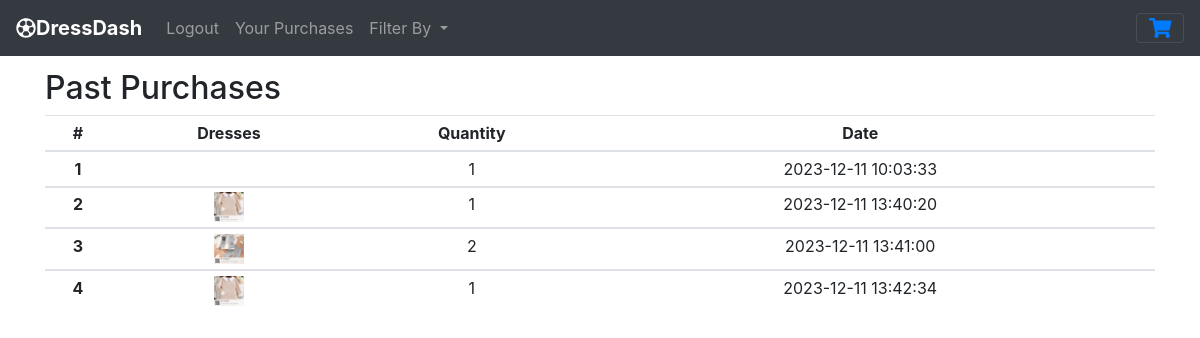
Before: /purchase_history/ (signed in) with the older database file.
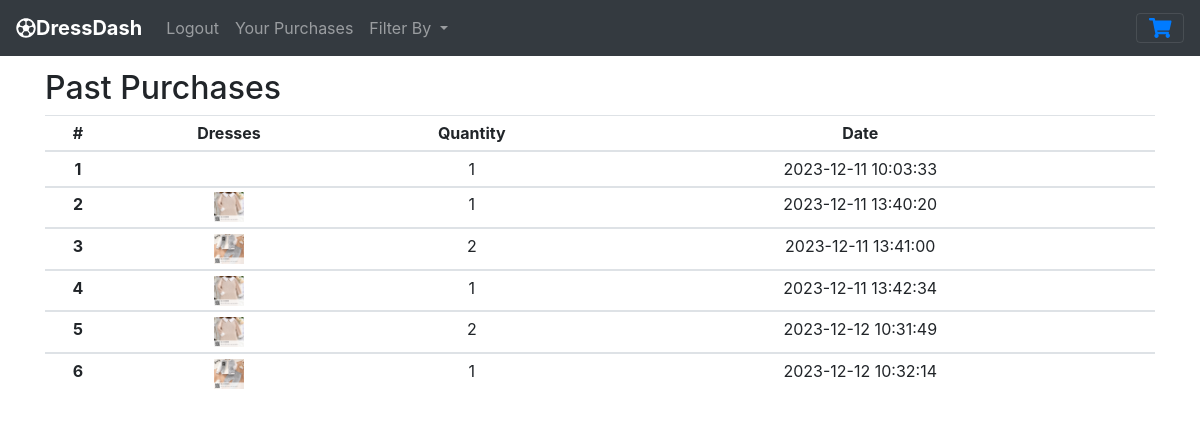
After: the same page with the newer database file.
### tables this page shows
CREATE TABLE "purchases" (
	"id"	INTEGER NOT NULL,
	"uid"	INTEGER NOT NULL,
	"image"	TEXT,
	"quantity"	INTEGER,
	"date"	DATE
);

### app.py (the view)
@app.route("/purchase_history/")
def history():
    shoppingCart = []
    shopLen = len(shoppingCart)
    totItems=0
    total=0
    display=0
    myBooks = db.execute("SELECT * FROM purchases where uid=:uid",uid=session['uid'])
    print(session['uid'],myBooks)
    myBooksLen = len(myBooks)
    print(myBooks)
    return render_template("purchase_history.html", shoppingCart=shoppingCart, shopLen=shopLen, total=total, totItems=totItems, display=display, session=session, myBooks=myBooks, myBooksLen=myBooksLen)

### templates/purchase_history.html (shortened to what this page needs)
{% extends "base_template.html" %}
{% block body %}
<div class="row" style="height:80vh;">
    <div class="col-sm">
        <h2> Past Purchases </h2>
        <table class="table table-sm">
            <thead>
              <tr>
                <th scope="col">#</th>
                <th scope="col">Dresses</th>
                <th scope="col">Quantity</th>
                <th scope="col">Date</th>
                <th scope="col"></th>
              </tr>
            </thead>
            <tbody>
                {% for i in range(myBooksLen) %}
              <tr>
                <th scope="row">{{ i + 1 }}</th>
                <td><img src="{{ url_for('static', filename='Images/' + myBooks[i]['image']) }}" width="30px" alt="{{ myBooks[i]['team'] }}" /></td>
                <td>{{ myBooks[i]["quantity"] }}</td>
                <td>{{ myBooks[i]["date"] }}</td>
              </tr>
            </tbody>
            {% endfor %}
          </table>
        </div>
        </div>
{% endblock %}

Changed rows visible on the page:
added purchases: image (picture), quantity "2", date "2023-12-12 10:31:49"
added purchases: image (picture), quantity "1", date "2023-12-12 10:32:14"
Other visible differences:
new list line: "5"
new list line: "6"
